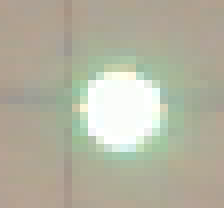
#> input picture vision/detection/green_template.png, 28 x 26 px (shown 8 times larger)
$ python laserpoint_detection.py   (older library calls are emulated)
#> lines starting #> are read from the running program, lines starting #| are printed output that depends on the picture
# -*- coding: utf-8 -*-
"""
Created on Fri Jan 10 09:30:11 2020

@author: Nicolai
----------------
"""

import numpy as np
import cv2
import matplotlib.pyplot as plt


def getLaserPointBlobDetection(leftFrame, rightFrame, lowHSV, highHSV):

    # find dot points
    leftFrame_hsv = cv2.cvtColor(leftFrame, cv2.COLOR_BGR2HSV)
    leftDotImage = cv2.inRange(leftFrame_hsv, lowHSV, highHSV)
    rightFrame_hsv = cv2.cvtColor(rightFrame, cv2.COLOR_BGR2HSV)
    rightDotImage = cv2.inRange(rightFrame_hsv, lowHSV, highHSV)

    # make dot bigger with dialate
    kernel = np.ones((30,30),np.uint8)
    leftDil = cv2.dilate(leftDotImage, kernel)
    rightDil = cv2.dilate(rightDotImage, kernel)

    # find blobs in image
    leftBlob, _ = cv2.findContours(leftDil,cv2.RETR_TREE,\
                                   cv2.CHAIN_APPROX_SIMPLE)
    rightBlob, _ = cv2.findContours(rightDil,cv2.RETR_TREE,\
                                    cv2.CHAIN_APPROX_SIMPLE)

    # standard value of M when no Point found
    lM = {"m10": 0, "m01": 0, "m00": 1}
    rM = {"m10": 0, "m01": 0, "m00": 1}

    if len(leftBlob) >= 1:
        lM = cv2.moments(leftBlob[0])

    if len(rightBlob) >= 1:
        rM = cv2.moments(rightBlob[0])

    lX = int(lM["m10"] / lM["m00"])
    lY = int(lM["m01"] / lM["m00"])

    lP = np.array([[lX], [lY]],dtype=np.float)

    rX = int(rM["m10"] / rM["m00"])
    rY = int(rM["m01"] / rM["m00"])

    rP = np.array([[rX], [rY]],dtype=np.float)

    return [lP, rP]


def getLaserPointTemplateMatching(leftFrame, rightFrame, template):

    resLeft = cv2.matchTemplate(leftFrame,template,cv2.TM_CCOEFF_NORMED)
    resRight = cv2.matchTemplate(rightFrame,template,cv2.TM_CCOEFF_NORMED)

    # min_val, max_val, min_loc, max_loc = cv2.minMaxLoc(resLeft)
    _, _, _, locLeft = cv2.minMaxLoc(resLeft)
    _, _, _, locRight = cv2.minMaxLoc(resRight)

    lP = np.array([[locLeft[0]],[locLeft[1]]],dtype=np.float)
    rP = np.array([[locRight[0]],[locRight[1]]],dtype=np.float)

    return [lP, rP]


def get3DPoint(cPrpjectionMatrixL, cProjectionMatrixR, listPoints2D):

    # triangulate with camera matrix
    P = cv2.triangulatePoints(cPrpjectionMatrixL, cProjectionMatrixR, \
                              listPoints2D[0], listPoints2D[1])

    # remove 4th element of vector
    P = P/P[3][0]

    return P[0:3,:]


def transformPointFromCameraToBase(pointC, theta0, theta1, theta2):

    pointC = np.array([pointC[0], pointC[1], pointC[2], [1]])

    D1 = 100
    A2 = 50
    A3 = 100
    DF = 68

    c1 = np.cos(np.deg2rad(theta0))
    s1 = np.sin(np.deg2rad(theta0))
    c2 = np.cos(np.deg2rad(theta1))
    s2 = np.sin(np.deg2rad(theta1))
    c3 = np.cos(np.deg2rad(theta2))
    s3 = np.sin(np.deg2rad(theta2))


    T = np.array([[ -c1*c2*s3 -c1*c3*s2, -s1, c1*c2*c3 - c1*s2*s3, \
                    A2*c1 + DF*(c1*c2*c3 - c1*s2*s3) + A3*c1*s2], \
                  [ -c2*s1*s3 - c3*s1*s2, c1, c2*c3*s1 - s1*s2*s3, \
                    A2*s1 + DF*(c2*c3*s1 - s1*s2*s3) + A3*s1*s2], \
                  [ s2*s3 - c2*c3, 0.0, -c2*s3 - c3*s2,             \
                    D1 + A3*c2 - DF*(c2*s3 + c3*s2)],
                  [ 0.0, 0.0, 0.0, 1.0 ]])

    HE = np.array([[0.0, 1.0, 0.0, -28.5], [-1.0, 0.0, 0.0, 45.0], \
                   [0.0, 0.0, 1.0, 28.0], [0.0, 0.0, 0.0, 1.0]])

    pointB = np.dot(np.dot(T, HE), pointC)
    return pointB


if __name__ == "__main__":

    print("start test")

    leftCameraIndex = 2
    rightCameraIndex = 0
    left = cv2.VideoCapture(leftCameraIndex)
    right = cv2.VideoCapture(rightCameraIndex)
    cPML = np.load("..\calibration\cameraProjectionMatrixLeft.npy")
#> (reads vision/calibration/cameraProjectionMatrixLeft.npy from the repository)
    cPMR = np.load("..\calibration\cameraProjectionMatrixRight.npy")
#> (reads vision/calibration/cameraProjectionMatrixRight.npy from the repository)

    # get point by blob detection
    redLowHSV = (1,94,200)
    redHighHSV = (67, 145, 255)
    greenLowHSV = (67,51,200)
    greenHighHSV = (113,145,255)

    # get point by template matching
    greenTemplate = cv2.imread("green_template.png")
#> greenTemplate is the input picture: shape (26, 28, 3); mean B, G, R 161.1, 179.2, 180.2
    greenSize = np.shape(greenTemplate)
#> greenSize = (26, 28, 3)
    redTemplate = cv2.imread("red_template.png")
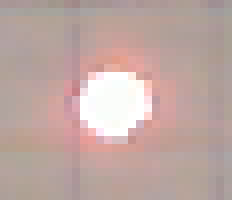
#> input picture vision/detection/red_template.png, 29 x 25 px (shown 8 times larger)
#> redTemplate is the input picture: shape (25, 29, 3); mean B, G, R 162.9, 167.9, 191.4
    redSize = np.shape(redTemplate)
#> redSize = (25, 29, 3)

    while(True):

        left.grab()
        right.grab()
        _, leftFrame = left.retrieve()
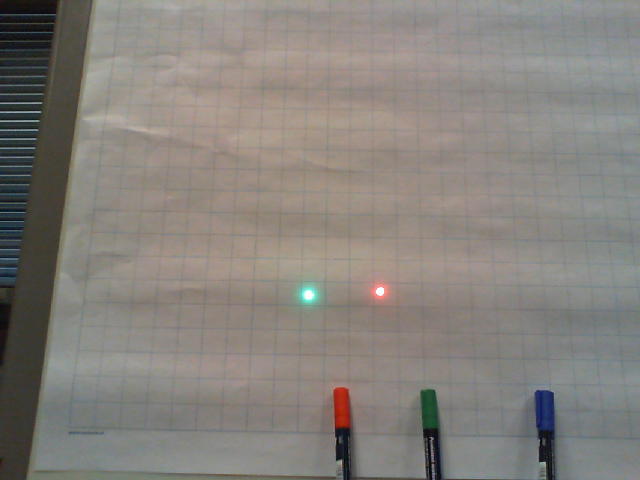
#> input picture vision/detection/dot_images.png, 640 x 480 px, given in place of the camera
#> leftFrame is the input picture: shape (480, 640, 3); mean B, G, R 124.2, 129.6, 134
        _, rightFrame = right.retrieve()

        # [4 lines of commented-out code are left out]

        rLP2D = getLaserPointTemplateMatching(leftFrame, rightFrame, redTemplate)
#> in getLaserPointTemplateMatching, `resLeft = cv2.matchTemplate(leftFrame,template,cv2.TM_CCOEFF_NORMED)`:
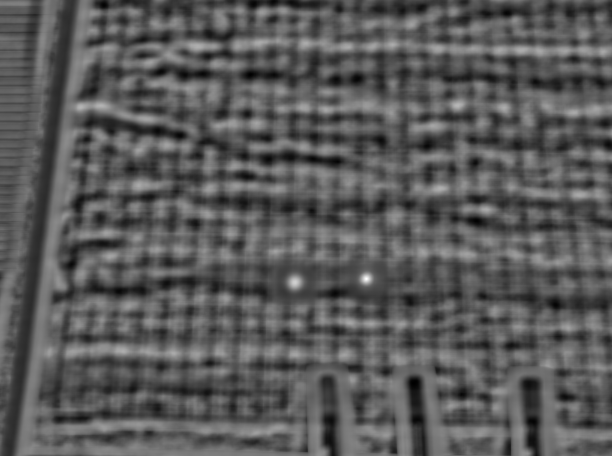
#> resLeft: shape (456, 612) float32; min -0.493, max 0.901, mean -0.00132; drawn with min black and max white
#> in getLaserPointTemplateMatching, `_, _, _, locLeft = cv2.minMaxLoc(resLeft)`: locLeft = (366, 278)
#> in getLaserPointTemplateMatching, `lP = np.array([[locLeft[0]],[locLeft[1]]],dtype=np.float)`: lP = [366, 278]
#> rLP2D = [[366, 278], [366, 278]]
        rLP3D = get3DPoint(cPML, cPMR, rLP2D)
#> in get3DPoint, `P = cv2.triangulatePoints(cPrpjectionMatrixL, cProjectionMatrixR, \ li..`: P = [-0.0699, -0.0892, -0.994, 0.000178]
#> in get3DPoint, `P = P/P[3][0]`: P = [-393.2, -501.9, -5592.2, 1]
#> rLP3D = [-393.2, -501.9, -5592.2]
        rLPB = transformPointFromCameraToBase(rLP3D, 0.0, 0.0, 0.0)
#> in transformPointFromCameraToBase, `pointC = np.array([pointC[0], pointC[1], pointC[2], [1]])`: pointC = [-393.2, -501.9, -5592.2, 1]
#> in transformPointFromCameraToBase, `pointB = np.dot(np.dot(T, HE), pointC)`: pointB = [-5446.2, 438.2, 730.4, 1]
#> rLPB = [-5446.2, 438.2, 730.4, 1]
        print(rLPB)
#| [[-5.44622589e+03]
#|  [ 4.38177041e+02]
#|  [ 7.30351639e+02]
#|  [ 1.00000000e+00]]

        # print(np.linalg.norm(rLP3D - gLP3D))
        # print(50*"-")

        # cv2.rectangle(leftFrame, (gLP2D[0][0], gLP2D[0][1]), \
        #               (gLP2D[0][0]+greenSize[0], gLP2D[0][1]+greenSize[1]), \
        #               (0,255,0))

        # cv2.rectangle(rightFrame, (gLP2D[1][0], gLP2D[1][1]), \
        #               (gLP2D[1][0]+greenSize[0], gLP2D[1][1]+greenSize[1]), \
        #               (0,255,0))

#> (the run stopped early here; a loop or call above may not have finished)
